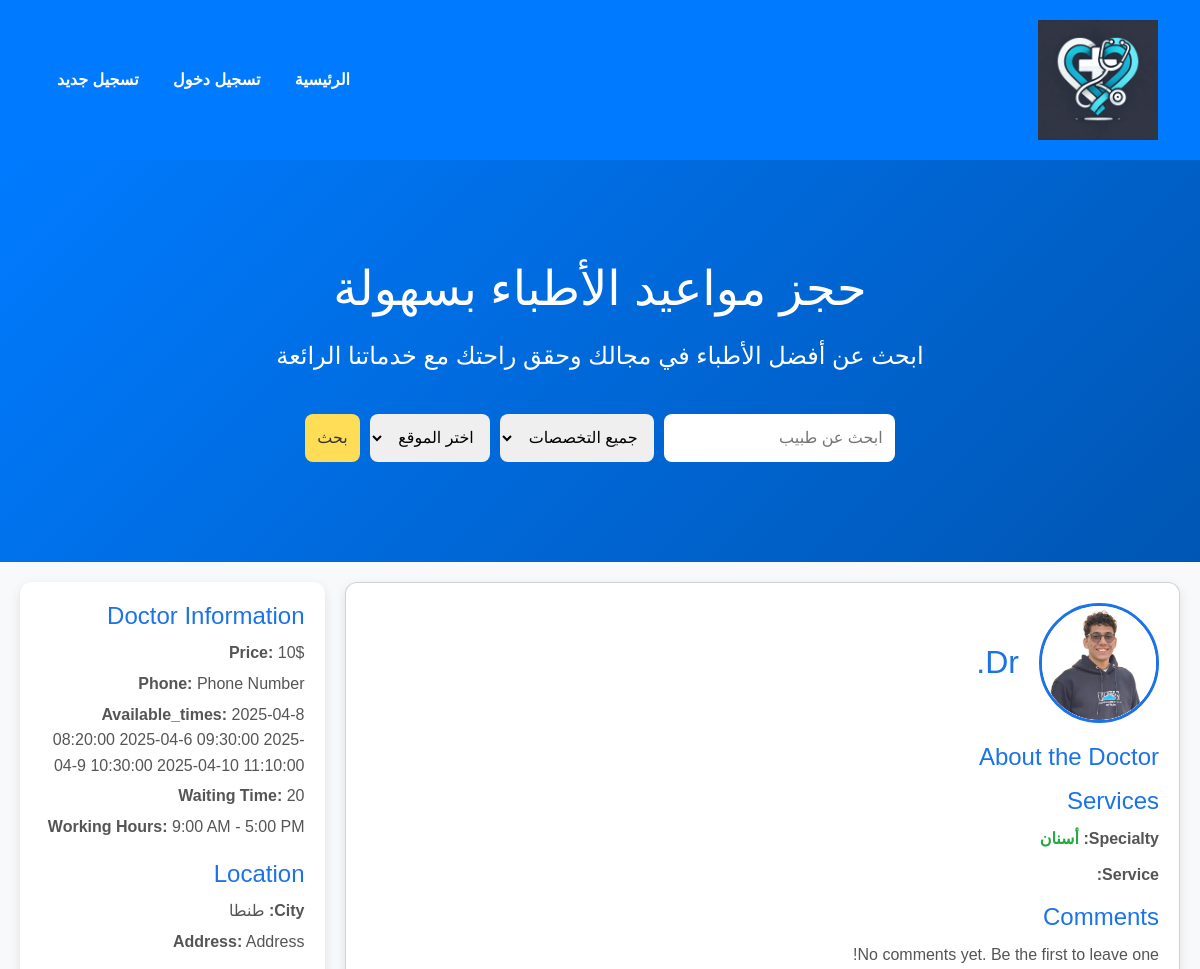
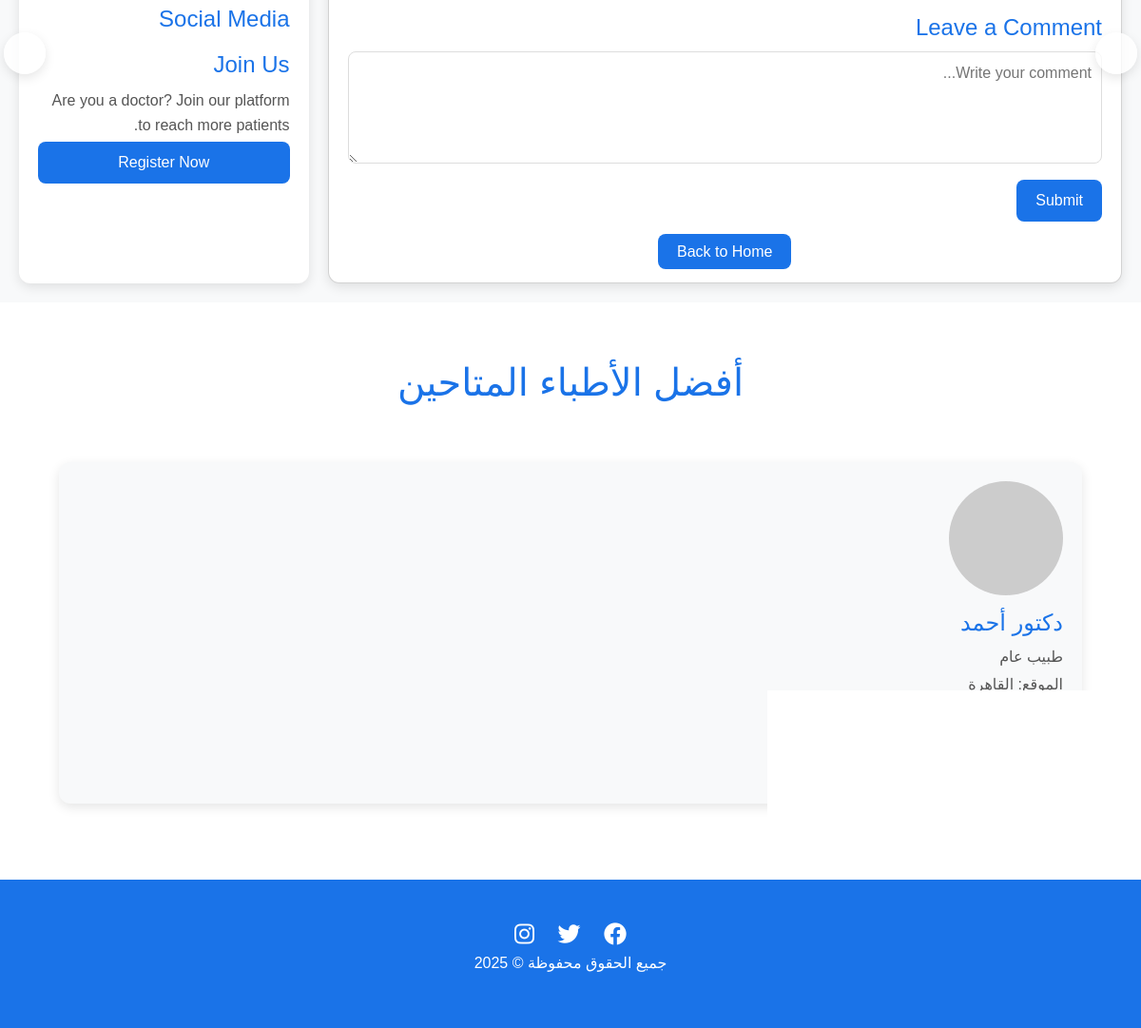
The page /doctor_detail/mohamed_hesham1234/ on the database its author committed (2 pictures, top to bottom).
### accounts/models.py (models this page shows, shortened)
class Profile(models.Model):
    GENDER_CHOICES = [
        ('male', 'Male'),
        ('female', 'Female'),
        ('other', 'Other'),
    ]
    SPECIALTY_CHOICES = [
        ('أسنان', 'أسنان'),
        ('قلب', 'قلب'),
        ('جراحة العظام', 'جراحة العظام'),
        ('جلدية', 'جلدية'),
        ('نفسي', 'نفسي'),
        ('جراحة عامة', 'جراحة عامة'),
        ('أشعة', 'أشعة'),
        ('جراحة مسالك بولية', 'جراحة مسالك بولية'),
    ]
    USER_TYPE_CHOICES = [
        ('doctor', 'دكتور'),
        ('user', 'مستخدم عادي'),
    ]
    user = models.OneToOneField(User, on_delete=models.CASCADE)
    name = models.CharField(max_length=50, default='Default Name', blank=True)
    who_i = models.TextField(max_length=500, default='Default Discription', blank=True)
    city = models.CharField(max_length=100, default='City')
    address = models.TextField(max_length=500, default='Address')
    phone = models.CharField(max_length=15, default='Phone Number')
    working_hours = models.CharField(max_length=100, default='9:00 AM - 5:00 PM')
    available_times = models.TextField(default='', blank=True, null=True)
    waiting_time = models.IntegerField(default=15)
    specialty = models.CharField(max_length=50, choices=SPECIALTY_CHOICES, default='general_surgery')
    services = models.TextField(max_length=500, null=True, blank=True)
    price = models.IntegerField(default=0)
    image = models.ImageField(upload_to='images/', default='default_image.jpg')
    facebook = models.URLField(max_length=200, blank=True, null=True, default='')
    twitter = models.URLField(max_length=200, blank=True, null=True, default='')
    linkedin = models.URLField(max_length=200, blank=True, null=True, default='')
    instagram = models.URLField(max_length=200, blank=True, null=True, default='')
    gender = models.CharField(max_length=10, choices=GENDER_CHOICES, default='other')
    slug = models.SlugField(null=True, blank=True)
    user_type = models.CharField(max_length=10, choices=USER_TYPE_CHOICES, default='user')
    created_at = models.DateTimeField(auto_now_add=True, null=True, blank=True)

### accounts/views.py (the view)
# urls.py: path('doctor_detail/<slug:slug>/', views.doctor_detail, name='doctor_detail'),
def doctor_detail(request, slug):
    doctor = Profile.objects.get(slug=slug)
    return render(request, 'user/doctor_detail.html', {'doctor':doctor})

### accounts/templates/user/doctor_detail.html (shortened to what this page needs)
{% extends 'user/index.html' %}
{% load static %}
{% block content %}
<div class="container1">
    <div class="card">
        <div class="doctor-header">
            <img src="{{ doctor.image.url }}" alt="Doctor Image">
            <div>
                <h1>Dr. {{ request.user.username }}</h1>
            </div>
        </div>
        <div class="doctor-info">
            <h3>About the Doctor</h3>
        </div>
        <div class="doctor-services">
            <h3>Services</h3>
            <ul>
                <li><strong>Specialty:</strong> <span class="service-details">{{ doctor.specialty }}</span></li>
                <li><strong>Service:</strong> </li>
            </ul>
        </div>
        <div class="comments">
            <h3>Comments</h3>
            {% for comment in comments %}
                <div class="comment">
                    <p><strong>{{ comment.user_name|default:'Anonymous' }}:</strong> {{ comment.text }}</p>
                </div>
            {% empty %}
                <p>No comments yet. Be the first to leave one!</p>
            {% endfor %}
            <div class="form-container">
                <h3>Leave a Comment</h3>
                <form action="#" method="post">
                    <textarea name="comment" placeholder="Write your comment..." rows="4"></textarea>
                    <button type="submit">Submit</button>
                </form>
            </div>
        </div>
        <div class="back-button-container">
            <a href="{% url 'index' %}" class="back-button">Back to Home</a>
        </div>
    </div>
    <div class="right-sidebar">
        <div class="sidebar-section">
            <h3>Doctor Information</h3>
            <p><strong>Price:</strong> {{ doctor.price }}$</p>
            <p><strong>Phone:</strong> {{ doctor.phone }}</p>
            <p><strong>Available_times:</strong> {{ doctor.available_times }}</p>
            <p><strong>Waiting Time:</strong> {{ doctor.waiting_time }}</p>
            <p><strong>Working Hours:</strong> {{ doctor.working_hours }}</p>
        </div>
        <div class="sidebar-section">
            <h3>Location</h3>
            <p><strong>City:</strong> {{ doctor.city }}</p>
            <p><strong>Address:</strong> {{ doctor.address }}</p>
        </div>
        <div class="sidebar-section">
            <h3>Social Media</h3>
        </div>
        <div class="sidebar-section">
            <h3>Join Us</h3>
            <p>Are you a doctor? Join our platform to reach more patients.</p>
            <button>Register Now</button>
        </div>
    </div>
</div>
{% endblock %}

### accounts/templates/user/index.html (style rules this page uses)
body { font-family: 'Tajawal', sans-serif; background-color: #f8f9fa; color: #333; }

### accounts/templates/user/doctor_detail.html (style rules this page uses)
.container1 { display: flex; gap: 20px; padding: 20px; max-width: 1200px; margin: 0 auto; }
.card { flex: 3; background-color: #fff; border-radius: 12px; box-shadow: 0 4px 12px rgba(0, 0, 0, 0.1); padding: 20px; }
.right-sidebar { flex: 1; background-color: #fff; border-radius: 12px; box-shadow: 0 4px 12px rgba(0, 0, 0, 0.1); padding: 20px; }
.doctor-header { display: flex; align-items: center; gap: 20px; margin-bottom: 20px; }
.doctor-header img { width: 120px; height: 120px; border-radius: 50%; object-fit: cover; border: 3px solid #1a73e8; }
.doctor-header h1 { font-size: 2rem; color: #1a73e8; margin: 0; }
.doctor-info h3, .doctor-services h3, .comments h3, .sidebar-section h3 { font-size: 1.5rem; color: #1a73e8; margin-bottom: 10px; }
.doctor-info p, .doctor-services ul, .comments p, .sidebar-section p { font-size: 1rem; color: #555; line-height: 1.6; }
.doctor-services ul { list-style: none; padding: 0; }
.doctor-services li { margin-bottom: 10px; }
.service-details { color: #28a745; font-weight: bold; }
.form-container textarea { width: 100%; padding: 10px; border: 1px solid #ddd; border-radius: 8px; margin-bottom: 10px; font-size: 1rem; }
.form-container button { background-color: #1a73e8; color: white; border: none; padding: 10px 20px; border-radius: 8px; cursor: pointer; font-size: 1rem; transition: background-color 0.3s; }
.back-button-container { text-align: center; margin-top: 20px; }
.back-button { background-color: #1a73e8; color: white; padding: 10px 20px; border-radius: 8px; text-decoration: none; transition: background-color 0.3s; }
.sidebar-section { margin-bottom: 20px; }
.sidebar-section p { margin: 5px 0; }
.sidebar-section button { background-color: #1a73e8; color: white; border: none; padding: 10px 20px; border-radius: 8px; cursor: pointer; width: 100%; font-size: 1rem; transition: background-color 0.3s; }

### rows shown on the page
Profile: image (picture), specialty "أسنان", price "10", phone "Phone Number", available_times "2025-04-8 08:20:00 2025-04-6 09:30:00 2025-04-9 10:30:00 2025-04-10 11:10:00", waiting_time "20", working_hours "9:00 AM - 5:00 PM", city "طنطا", address "Address"
